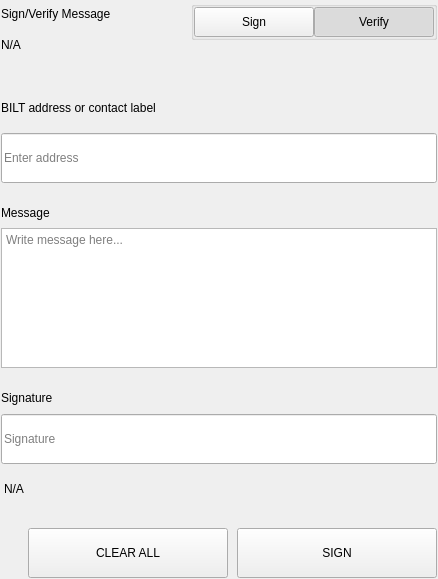
<?xml version="1.0" encoding="UTF-8"?>
<ui version="4.0">
 <class>SettingsSignMessageWidgets</class>
 <widget class="QWidget" name="SettingsSignMessageWidgets">
  <property name="geometry">
   <rect>
    <x>0</x>
    <y>0</y>
    <width>438</width>
    <height>579</height>
   </rect>
  </property>
  <property name="windowTitle">
   <string>Form</string>
  </property>
  <layout class="QVBoxLayout" name="verticalLayout">
   <property name="spacing">
    <number>0</number>
   </property>
   <property name="leftMargin">
    <number>0</number>
   </property>
   <property name="topMargin">
    <number>0</number>
   </property>
   <property name="rightMargin">
    <number>0</number>
   </property>
   <property name="bottomMargin">
    <number>0</number>
   </property>
   <item>
    <widget class="QWidget" name="left" native="true">
     <layout class="QVBoxLayout" name="verticalLayout_3">
      <property name="leftMargin">
       <number>0</number>
      </property>
      <property name="topMargin">
       <number>0</number>
      </property>
      <property name="rightMargin">
       <number>0</number>
      </property>
      <property name="bottomMargin">
       <number>0</number>
      </property>
      <item>
       <widget class="QWidget" name="container_sign" native="true">
        <layout class="QVBoxLayout" name="verticalLayout_2">
         <property name="spacing">
          <number>0</number>
         </property>
         <property name="leftMargin">
          <number>1</number>
         </property>
         <property name="topMargin">
          <number>1</number>
         </property>
         <property name="rightMargin">
          <number>1</number>
         </property>
         <property name="bottomMargin">
          <number>1</number>
         </property>
         <item>
          <layout class="QHBoxLayout" name="horizontalLayout_3" stretch="3,1">
           <property name="spacing">
            <number>40</number>
           </property>
           <item>
            <layout class="QVBoxLayout" name="verticalLayoutTitle">
             <property name="spacing">
              <number>5</number>
             </property>
             <item>
              <widget class="QLabel" name="labelTitle">
               <property name="text">
                <string>Sign/Verify Message</string>
               </property>
              </widget>
             </item>
             <item>
              <widget class="QLabel" name="labelSubtitle1">
               <property name="text">
                <string notr="true">N/A</string>
               </property>
               <property name="wordWrap">
                <bool>true</bool>
               </property>
              </widget>
             </item>
            </layout>
           </item>
           <item alignment="Qt::AlignRight|Qt::AlignTop">
            <widget class="QWidget" name="containerSwitch" native="true">
             <property name="styleSheet">
              <string notr="true">#containerSwitch{
	padding-top:9px;
}</string>
             </property>
             <layout class="QVBoxLayout" name="verticalLayout_6">
              <property name="spacing">
               <number>4</number>
              </property>
              <property name="leftMargin">
               <number>0</number>
              </property>
              <property name="topMargin">
               <number>0</number>
              </property>
              <property name="rightMargin">
               <number>0</number>
              </property>
              <property name="bottomMargin">
               <number>0</number>
              </property>
              <item alignment="Qt::AlignRight">
               <widget class="QGroupBox" name="groupBox">
                <property name="sizePolicy">
                 <sizepolicy hsizetype="Fixed" vsizetype="Preferred">
                  <horstretch>0</horstretch>
                  <verstretch>0</verstretch>
                 </sizepolicy>
                </property>
                <property name="title">
                 <string/>
                </property>
                <property name="alignment">
                 <set>Qt::AlignRight|Qt::AlignTop|Qt::AlignTrailing</set>
                </property>
                <layout class="QHBoxLayout" name="horizontalLayout_4">
                 <property name="spacing">
                  <number>0</number>
                 </property>
                 <property name="leftMargin">
                  <number>0</number>
                 </property>
                 <property name="topMargin">
                  <number>0</number>
                 </property>
                 <property name="rightMargin">
                  <number>0</number>
                 </property>
                 <property name="bottomMargin">
                  <number>0</number>
                 </property>
                 <item>
                  <widget class="QPushButton" name="pushSign">
                   <property name="minimumSize">
                    <size>
                     <width>120</width>
                     <height>30</height>
                    </size>
                   </property>
                   <property name="maximumSize">
                    <size>
                     <width>120</width>
                     <height>30</height>
                    </size>
                   </property>
                   <property name="focusPolicy">
                    <enum>Qt::NoFocus</enum>
                   </property>
                   <property name="text">
                    <string>Sign</string>
                   </property>
                   <property name="checkable">
                    <bool>true</bool>
                   </property>
                   <property name="autoExclusive">
                    <bool>true</bool>
                   </property>
                  </widget>
                 </item>
                 <item>
                  <widget class="QPushButton" name="pushVerify">
                   <property name="minimumSize">
                    <size>
                     <width>120</width>
                     <height>30</height>
                    </size>
                   </property>
                   <property name="maximumSize">
                    <size>
                     <width>120</width>
                     <height>30</height>
                    </size>
                   </property>
                   <property name="focusPolicy">
                    <enum>Qt::NoFocus</enum>
                   </property>
                   <property name="text">
                    <string>Verify</string>
                   </property>
                   <property name="checkable">
                    <bool>true</bool>
                   </property>
                   <property name="checked">
                    <bool>true</bool>
                   </property>
                   <property name="autoExclusive">
                    <bool>true</bool>
                   </property>
                  </widget>
                 </item>
                </layout>
               </widget>
              </item>
              <item alignment="Qt::AlignHCenter|Qt::AlignTop">
               <widget class="QLabel" name="labelSubtitleSwitch">
                <property name="text">
                 <string/>
                </property>
                <property name="alignment">
                 <set>Qt::AlignRight|Qt::AlignTrailing|Qt::AlignVCenter</set>
                </property>
               </widget>
              </item>
             </layout>
            </widget>
           </item>
          </layout>
         </item>
         <item>
          <spacer name="verticalSpacer_2">
           <property name="orientation">
            <enum>Qt::Vertical</enum>
           </property>
           <property name="sizeType">
            <enum>QSizePolicy::Fixed</enum>
           </property>
           <property name="sizeHint" stdset="0">
            <size>
             <width>20</width>
             <height>40</height>
            </size>
           </property>
          </spacer>
         </item>
         <item>
          <widget class="QWidget" name="containerAddress" native="true">
           <property name="sizePolicy">
            <sizepolicy hsizetype="Preferred" vsizetype="Fixed">
             <horstretch>0</horstretch>
             <verstretch>0</verstretch>
            </sizepolicy>
           </property>
           <layout class="QVBoxLayout" name="verticalLayout_5" stretch="0,0">
            <property name="spacing">
             <number>15</number>
            </property>
            <property name="leftMargin">
             <number>0</number>
            </property>
            <property name="topMargin">
             <number>0</number>
            </property>
            <property name="rightMargin">
             <number>0</number>
            </property>
            <property name="bottomMargin">
             <number>0</number>
            </property>
            <item>
             <widget class="QLabel" name="labelSubtitleAddress">
              <property name="minimumSize">
               <size>
                <width>0</width>
                <height>20</height>
               </size>
              </property>
              <property name="maximumSize">
               <size>
                <width>16777215</width>
                <height>20</height>
               </size>
              </property>
              <property name="text">
               <string>BILT address or contact label</string>
              </property>
             </widget>
            </item>
            <item>
             <widget class="QLineEdit" name="addressIn_SM">
              <property name="minimumSize">
               <size>
                <width>0</width>
                <height>50</height>
               </size>
              </property>
              <property name="maximumSize">
               <size>
                <width>16777215</width>
                <height>50</height>
               </size>
              </property>
              <property name="placeholderText">
               <string>Enter address</string>
              </property>
             </widget>
            </item>
           </layout>
          </widget>
         </item>
         <item>
          <spacer name="verticalSpacer_3">
           <property name="orientation">
            <enum>Qt::Vertical</enum>
           </property>
           <property name="sizeType">
            <enum>QSizePolicy::Fixed</enum>
           </property>
           <property name="sizeHint" stdset="0">
            <size>
             <width>20</width>
             <height>20</height>
            </size>
           </property>
          </spacer>
         </item>
         <item>
          <layout class="QVBoxLayout" name="verticalLayout_9">
           <property name="spacing">
            <number>5</number>
           </property>
           <item>
            <widget class="QLabel" name="labelSubtitleMessage">
             <property name="minimumSize">
              <size>
               <width>0</width>
               <height>20</height>
              </size>
             </property>
             <property name="maximumSize">
              <size>
               <width>16777215</width>
               <height>20</height>
              </size>
             </property>
             <property name="text">
              <string>Message</string>
             </property>
            </widget>
           </item>
           <item>
            <widget class="QPlainTextEdit" name="messageIn_SM">
             <property name="minimumSize">
              <size>
               <width>0</width>
               <height>140</height>
              </size>
             </property>
             <property name="maximumSize">
              <size>
               <width>16777215</width>
               <height>140</height>
              </size>
             </property>
             <property name="placeholderText">
              <string>Write message here...</string>
             </property>
            </widget>
           </item>
          </layout>
         </item>
         <item>
          <spacer name="verticalSpacer_4">
           <property name="orientation">
            <enum>Qt::Vertical</enum>
           </property>
           <property name="sizeType">
            <enum>QSizePolicy::Fixed</enum>
           </property>
           <property name="sizeHint" stdset="0">
            <size>
             <width>20</width>
             <height>20</height>
            </size>
           </property>
          </spacer>
         </item>
         <item>
          <widget class="QWidget" name="widget" native="true">
           <property name="minimumSize">
            <size>
             <width>0</width>
             <height>75</height>
            </size>
           </property>
           <property name="maximumSize">
            <size>
             <width>16777215</width>
             <height>16777215</height>
            </size>
           </property>
           <layout class="QVBoxLayout" name="verticalLayout_4">
            <property name="leftMargin">
             <number>0</number>
            </property>
            <property name="topMargin">
             <number>0</number>
            </property>
            <property name="rightMargin">
             <number>0</number>
            </property>
            <property name="bottomMargin">
             <number>0</number>
            </property>
            <item>
             <widget class="QLabel" name="labelSubtitleSignature">
              <property name="minimumSize">
               <size>
                <width>0</width>
                <height>20</height>
               </size>
              </property>
              <property name="maximumSize">
               <size>
                <width>16777215</width>
                <height>20</height>
               </size>
              </property>
              <property name="text">
               <string>Signature</string>
              </property>
             </widget>
            </item>
            <item>
             <widget class="QLineEdit" name="signatureOut_SM">
              <property name="minimumSize">
               <size>
                <width>0</width>
                <height>50</height>
               </size>
              </property>
              <property name="placeholderText">
               <string>Signature</string>
              </property>
             </widget>
            </item>
           </layout>
          </widget>
         </item>
         <item>
          <widget class="QLabel" name="statusLabel_SM">
           <property name="styleSheet">
            <string notr="true">padding-top:5px;</string>
           </property>
           <property name="text">
            <string notr="true">N/A</string>
           </property>
          </widget>
         </item>
         <item>
          <spacer name="verticalSpacer">
           <property name="orientation">
            <enum>Qt::Vertical</enum>
           </property>
           <property name="sizeType">
            <enum>QSizePolicy::Fixed</enum>
           </property>
           <property name="sizeHint" stdset="0">
            <size>
             <width>20</width>
             <height>20</height>
            </size>
           </property>
          </spacer>
         </item>
         <item>
          <layout class="QHBoxLayout" name="horizontalLayout_7">
           <property name="spacing">
            <number>9</number>
           </property>
           <item>
            <spacer name="horizontalSpacer_5">
             <property name="orientation">
              <enum>Qt::Horizontal</enum>
             </property>
             <property name="sizeType">
              <enum>QSizePolicy::Expanding</enum>
             </property>
             <property name="sizeHint" stdset="0">
              <size>
               <width>40</width>
               <height>20</height>
              </size>
             </property>
            </spacer>
           </item>
           <item>
            <widget class="QPushButton" name="pushButtonClear">
             <property name="minimumSize">
              <size>
               <width>200</width>
               <height>50</height>
              </size>
             </property>
             <property name="focusPolicy">
              <enum>Qt::NoFocus</enum>
             </property>
             <property name="text">
              <string>CLEAR ALL</string>
             </property>
            </widget>
           </item>
           <item>
            <widget class="QPushButton" name="pushButtonSave">
             <property name="minimumSize">
              <size>
               <width>200</width>
               <height>50</height>
              </size>
             </property>
             <property name="maximumSize">
              <size>
               <width>200</width>
               <height>50</height>
              </size>
             </property>
             <property name="focusPolicy">
              <enum>Qt::NoFocus</enum>
             </property>
             <property name="text">
              <string>SIGN</string>
             </property>
            </widget>
           </item>
          </layout>
         </item>
        </layout>
       </widget>
      </item>
     </layout>
    </widget>
   </item>
  </layout>
 </widget>
 <resources/>
 <connections/>
</ui>
